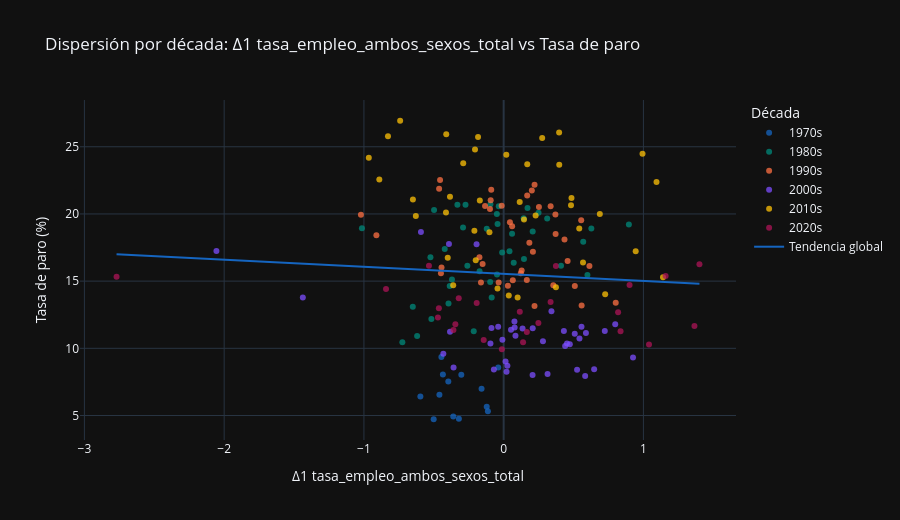

Write notebook code for a chart like this one.
### Markdown cell above
### Análisis:

La correlación global entre la primera diferencia de la tasa de empleo y la tasa de paro es prácticamente nula, con un coeficiente de Pearson de -0,0571. El resultado es esperable y no contradice la relación inversa de los niveles: una variación trimestral, que es un flujo, apenas correlaciona de forma contemporánea con un nivel, que es un stock. La fuerte asociación negativa que se observaba en la sección 2 procedía del ciclo y la tendencia comunes a ambas series, y diferenciar el empleo elimina justamente ese componente. Es la confirmación de por qué el cruce cuantitativo debe hacerse en forma estacionaria y no en nivel, donde la correlación sería espuria.

Una correlación global cercana a cero no descarta la variable, porque la rodante revela una relación que existe pero depende del régimen. Calculada sobre ventanas de 20 trimestres, oscila en un rango aproximado de -0,78 a +0,40 y cambia de signo de forma recurrente: se vuelve positiva en las fases de expansión, con máximos próximos a +0,38 hacia 1983, 1996 y 2013, y marcadamente negativa en las antesalas de las crisis, con mínimos cercanos a -0,68 hacia 2000 y a -0,78 hacia 2008-2009. La señal más intensa se concentra en los episodios recesivos, de modo que la variable conserva valor predictivo condicionado a la fase del ciclo, no como predictor de relación estable.

### Code cell
df_cross['decada'] = (df_cross.index.year // 10 * 10).astype(str) + 's'
paleta_decadas = ['#1565C0', '#00897B', '#FF7043', '#7C4DFF', '#FFC107', '#AD1457']

df_scatter = df_cross.reset_index().rename(columns={'index': 'fecha', df_cross.index.name or 'index': 'fecha'})
if 'fecha' not in df_scatter.columns:
    df_scatter.insert(0, 'fecha', df_cross.index.strftime('%Y-%m-%d'))
else:
    df_scatter['fecha'] = pd.to_datetime(df_scatter['fecha']).dt.strftime('%Y-%m-%d')

fig = px.scatter(
    df_scatter, x='tasa_empleo', y='parados',
    color='decada',
    hover_data=['fecha'],
    trendline='ols',
    trendline_scope='overall',
    color_discrete_sequence=paleta_decadas,
    title=f'Dispersión por década: {main_s9_label} vs Tasa de paro',
    labels={
        'tasa_empleo': main_s9_label,
        'parados': 'Tasa de paro (%)',
        'decada': 'Década', 'fecha': 'Fecha',
    },
)
fig.for_each_trace(lambda t: t.update(name='Tendencia global') if t.name == 'Overall Trendline' else None)
fig.update_traces(marker=dict(size=6, opacity=0.75))
fig.update_layout(height=520)
fig.show()

### Figure 1 — Plotly figure (JSON) as saved in the notebook; plotly's stock layout.template omitted (floating-point values rounded to 4 significant figures; data arrays with more than 128 entries replaced by an {"elided": "..."} marker saying what was removed)
{"data": [{"customdata": [["1976-10-01"], ["1977-01-01"], ["1977-04-01"], ["1977-07-01"], ["1977-10-01"], ["1978-01-01"], ["1978-04-01"], ["1978-07-01"], ["1978-10-01"], ["1979-01-01"], ["1979-04-01"], ["1979-07-01"], ["1979-10-01"]], "hovertemplate": "Década=1970s<br>Δ1 tasa_empleo_ambos_sexos_total=%{x}<br>Tasa de paro (%)=%{y}<br>Fecha=%{customdata[0]}<extra></extra>", "legendgroup": "1970s", "marker": {"color": "#1565C0", "opacity": 0.75, "size": 6, "symbol": "circle"}, "mode": "markers", "name": "1970s", "orientation": "v", "showlegend": true, "type": "scatter", "x": [-0.5009, -0.3607, -0.3204, -0.1128, -0.1213, -0.596, -0.4598, -0.1581, -0.396, -0.303, -0.4348, -0.03874, -0.4455], "xaxis": "x", "y": [4.721, 4.92, 4.763, 5.318, 5.656, 6.418, 6.551, 6.998, 7.529, 8.025, 8.052, 8.579, 9.361], "yaxis": "y"}, {"customdata": [["1980-01-01"], ["1980-04-01"], ["1980-07-01"], ["1980-10-01"], ["1981-01-01"], ["1981-04-01"], ["1981-07-01"], ["1981-10-01"], ["1982-01-01"], ["1982-04-01"], ["1982-07-01"], ["1982-10-01"], ["1983-01-01"], ["1983-04-01"], ["1983-07-01"], ["1983-10-01"], ["1984-01-01"], ["1984-04-01"], ["1984-07-01"], ["1984-10-01"], ["1985-01-01"], ["1985-04-01"], ["1985-07-01"], ["1985-10-01"], ["1986-01-01"], ["1986-04-01"], ["1986-07-01"], ["1986-10-01"], ["1987-01-01"], ["1987-04-01"], ["1987-07-01"], ["1987-10-01"], ["1988-01-01"], ["1988-04-01"], ["1988-07-01"], ["1988-10-01"], ["1989-01-01"], ["1989-04-01"], ["1989-07-01"], ["1989-10-01"]], "hovertemplate": "Década=1980s<br>Δ1 tasa_empleo_ambos_sexos_total=%{x}<br>Tasa de paro (%)=%{y}<br>Fecha=%{customdata[0]}<extra></extra>", "legendgroup": "1980s", "marker": {"color": "#00897B", "opacity": 0.75, "size": 6, "symbol": "circle"}, "mode": "markers", "name": "1980s", "orientation": "v", "showlegend": true, "type": "scatter", "x": [-0.7248, -0.6192, -0.2142, -0.5171, -0.6502, -0.3948, -0.08566, -0.386, -0.3699, -0.0966, -0.0477, -0.2597, -0.524, 0.07186, 0.1453, -0.4218, -1.014, -0.2907, -0.04369, -0.498, -0.3311, -0.2731, 0.1708, -0.03511, -0.09484, 0.2494, 0.3113, 0.143, -0.0488, 0.896, 0.6273, 0.2077, -0.1211, 0.06014, 0.5692, 0.0415, -0.01084, 0.4104, 0.5994, -0.1724], "xaxis": "x", "y": [10.44, 10.91, 11.26, 12.18, 13.09, 13.34, 13.78, 14.63, 15.12, 14.93, 15.5, 16.15, 16.78, 16.37, 16.64, 17.39, 18.94, 18.99, 19.25, 20.3, 20.68, 20.68, 20.44, 20.58, 20.72, 20.09, 19.66, 19.68, 20.0, 19.22, 18.92, 18.7, 18.9, 18.52, 17.93, 17.22, 17.12, 16.15, 15.46, 15.74], "yaxis": "y"}, {"customdata": [["1990-01-01"], ["1990-04-01"], ["1990-07-01"], ["1990-10-01"], ["1991-01-01"], ["1991-04-01"], ["1991-07-01"], ["1991-10-01"], ["1992-01-01"], ["1992-04-01"], ["1992-07-01"], ["1992-10-01"], ["1993-01-01"], ["1993-04-01"], ["1993-07-01"], ["1993-10-01"], ["1994-01-01"], ["1994-04-01"], ["1994-07-01"], ["1994-10-01"], ["1995-01-01"], ["1995-04-01"], ["1995-07-01"], ["1995-10-01"], ["1996-01-01"], ["1996-04-01"], ["1996-07-01"], ["1996-10-01"], ["1997-01-01"], ["1997-04-01"], ["1997-07-01"], ["1997-10-01"], ["1998-01-01"], ["1998-04-01"], ["1998-07-01"], ["1998-10-01"], ["1999-01-01"], ["1999-04-01"], ["1999-07-01"], ["1999-10-01"]], "hovertemplate": "Década=1990s<br>Δ1 tasa_empleo_ambos_sexos_total=%{x}<br>Tasa de paro (%)=%{y}<br>Fecha=%{customdata[0]}<extra></extra>", "legendgroup": "1990s", "marker": {"color": "#FF7043", "opacity": 0.75, "size": 6, "symbol": "circle"}, "mode": "markers", "name": "1990s", "orientation": "v", "showlegend": true, "type": "scatter", "x": [0.1225, 0.1656, 0.3552, -0.03585, -0.1625, 0.03024, 0.06532, -0.4489, -0.4446, -0.1507, -0.1735, -0.9106, -1.021, -0.09799, -0.09291, -0.462, -0.4551, 0.221, 0.2016, -0.08891, 0.1683, 0.336, 0.2523, -0.1331, -0.01431, 0.3702, 0.5548, 0.04465, 0.06056, 0.3717, 0.4353, 0.1838, 0.2092, 0.4575, 0.6136, 0.1288, 0.509, 0.8018, 0.5578, 0.2208], "xaxis": "x", "y": [15.58, 15.08, 14.69, 14.9, 14.89, 14.65, 15.06, 15.59, 16.01, 16.28, 16.78, 18.41, 19.94, 20.38, 21.02, 21.88, 22.52, 22.17, 21.75, 21.8, 21.37, 20.58, 20.51, 20.6, 20.62, 19.96, 19.54, 19.38, 19.08, 18.51, 18.1, 17.86, 17.19, 16.5, 16.13, 15.78, 14.65, 13.39, 13.19, 13.16], "yaxis": "y"}, {"customdata": [["2000-01-01"], ["2000-04-01"], ["2000-07-01"], ["2000-10-01"], ["2001-01-01"], ["2001-04-01"], ["2001-07-01"], ["2001-10-01"], ["2002-01-01"], ["2002-04-01"], ["2002-07-01"], ["2002-10-01"], ["2003-01-01"], ["2003-04-01"], ["2003-07-01"], ["2003-10-01"], ["2004-01-01"], ["2004-04-01"], ["2004-07-01"], ["2004-10-01"], ["2005-01-01"], ["2005-04-01"], ["2005-07-01"], ["2005-10-01"], ["2006-01-01"], ["2006-04-01"], ["2006-07-01"], ["2006-10-01"], ["2007-01-01"], ["2007-04-01"], ["2007-07-01"], ["2007-10-01"], ["2008-01-01"], ["2008-04-01"], ["2008-07-01"], ["2008-10-01"], ["2009-01-01"], ["2009-04-01"], ["2009-07-01"], ["2009-10-01"]], "hovertemplate": "Década=2000s<br>Δ1 tasa_empleo_ambos_sexos_total=%{x}<br>Tasa de paro (%)=%{y}<br>Fecha=%{customdata[0]}<extra></extra>", "legendgroup": "2000s", "marker": {"color": "#7C4DFF", "opacity": 0.75, "size": 6, "symbol": "circle"}, "mode": "markers", "name": "2000s", "orientation": "v", "showlegend": true, "type": "scatter", "x": [0.342, 0.7983, 0.5569, 0.1353, 0.08445, 0.4531, 0.4733, -0.009078, 0.0784, 0.5886, 0.2078, -0.03926, 0.07718, 0.7236, 0.4308, 0.05255, -0.08717, 0.5086, 0.5424, 0.2812, 0.4399, 0.9256, 0.5254, 0.02673, 0.01353, 0.6474, 0.314, 0.02058, -0.07018, 0.5831, 0.2069, -0.3585, -0.4317, -0.09473, -0.384, -1.437, -2.055, -0.3915, -0.1939, -0.592], "xaxis": "x", "y": [12.76, 11.79, 11.61, 11.48, 10.94, 10.35, 10.3, 10.63, 11.55, 11.15, 11.49, 11.61, 11.99, 11.28, 11.3, 11.37, 11.5, 11.09, 10.74, 10.53, 10.17, 9.319, 8.411, 8.705, 9.027, 8.443, 8.084, 8.264, 8.419, 7.932, 8.006, 8.57, 9.603, 10.36, 11.23, 13.79, 17.24, 17.77, 17.75, 18.66], "yaxis": "y"}, {"customdata": [["2010-01-01"], ["2010-04-01"], ["2010-07-01"], ["2010-10-01"], ["2011-01-01"], ["2011-04-01"], ["2011-07-01"], ["2011-10-01"], ["2012-01-01"], ["2012-04-01"], ["2012-07-01"], ["2012-10-01"], ["2013-01-01"], ["2013-04-01"], ["2013-07-01"], ["2013-10-01"], ["2014-01-01"], ["2014-04-01"], ["2014-07-01"], ["2014-10-01"], ["2015-01-01"], ["2015-04-01"], ["2015-07-01"], ["2015-10-01"], ["2016-01-01"], ["2016-04-01"], ["2016-07-01"], ["2016-10-01"], ["2017-01-01"], ["2017-04-01"], ["2017-07-01"], ["2017-10-01"], ["2018-01-01"], ["2018-04-01"], ["2018-07-01"], ["2018-10-01"], ["2019-01-01"], ["2019-04-01"], ["2019-07-01"], ["2019-10-01"]], "hovertemplate": "Década=2010s<br>Δ1 tasa_empleo_ambos_sexos_total=%{x}<br>Tasa de paro (%)=%{y}<br>Fecha=%{customdata[0]}<extra></extra>", "legendgroup": "2010s", "marker": {"color": "#FFC107", "opacity": 0.75, "size": 6, "symbol": "circle"}, "mode": "markers", "name": "2010s", "orientation": "v", "showlegend": true, "type": "scatter", "x": [-0.6284, 0.2286, 0.1456, -0.4128, -0.6494, 0.4818, -0.3842, -0.8897, -0.9651, 0.01904, -0.2051, -0.8277, -0.7407, 0.3968, 0.2757, -0.1833, -0.4108, 0.9936, 0.3977, 0.1688, -0.2894, 1.094, 0.4852, 0.1148, -0.1706, 0.688, 0.5409, -0.1017, -0.2095, 0.9447, 0.5678, -0.1998, -0.4002, 1.14, 0.374, -0.04395, -0.3611, 0.7263, 0.03662, 0.1], "xaxis": "x", "y": [19.84, 19.89, 19.59, 20.11, 21.08, 20.64, 21.28, 22.56, 24.19, 24.4, 24.79, 25.77, 26.94, 26.06, 25.65, 25.73, 25.93, 24.47, 23.67, 23.7, 23.78, 22.37, 21.18, 20.9, 21.0, 20.0, 18.91, 18.63, 18.75, 17.22, 16.38, 16.55, 16.74, 15.28, 14.55, 14.45, 14.7, 14.02, 13.92, 13.78], "yaxis": "y"}, {"customdata": [["2020-01-01"], ["2020-04-01"], ["2020-07-01"], ["2020-10-01"], ["2021-01-01"], ["2021-04-01"], ["2021-07-01"], ["2021-10-01"], ["2022-01-01"], ["2022-04-01"], ["2022-07-01"], ["2022-10-01"], ["2023-01-01"], ["2023-04-01"], ["2023-07-01"], ["2023-10-01"], ["2024-01-01"], ["2024-04-01"], ["2024-07-01"], ["2024-10-01"], ["2025-01-01"], ["2025-04-01"], ["2025-07-01"], ["2025-10-01"]], "hovertemplate": "Década=2020s<br>Δ1 tasa_empleo_ambos_sexos_total=%{x}<br>Tasa de paro (%)=%{y}<br>Fecha=%{customdata[0]}<extra></extra>", "legendgroup": "2020s", "marker": {"color": "#AD1457", "opacity": 0.75, "size": 6, "symbol": "circle"}, "mode": "markers", "name": "2020s", "orientation": "v", "showlegend": true, "type": "scatter", "x": [-0.8417, -2.77, 1.401, 0.3738, -0.5346, 1.159, 0.9008, 0.3358, -0.3215, 0.8189, 0.1154, -0.4637, -0.1931, 1.365, 0.2485, -0.3456, -0.4704, 0.8363, 0.1658, -0.1428, -0.3593, 1.04, 0.1389, -0.01292], "xaxis": "x", "y": [14.41, 15.33, 16.26, 16.13, 16.14, 15.39, 14.71, 13.44, 13.73, 12.69, 12.73, 12.99, 13.38, 11.67, 11.89, 11.8, 12.29, 11.27, 11.21, 10.61, 11.36, 10.29, 10.45, 9.932], "yaxis": "y"}, {"hovertemplate": "<b>OLS trendline</b><br>parados = -0.529135 * tasa_empleo + 15.5384<br>R<sup>2</sup>=0.003261<br><br>Δ1 tasa_empleo_ambos_sexos_total=%{x}<br>Tasa de paro (%)=%{y} <b>(trend)</b><extra></extra>", "legendgroup": "Overall Trendline", "line": {"color": "#1565C0"}, "marker": {"opacity": 0.75, "size": 6}, "mode": "lines", "name": "Tendencia global", "showlegend": true, "type": "scatter", "x": {"elided": "197 float values"}, "xaxis": "x", "y": {"elided": "197 float values"}, "yaxis": "y"}], "layout": {"height": 520, "legend": {"title": {"text": "Década"}, "tracegroupgap": 0}, "title": {"text": "Dispersión por década: Δ1 tasa_empleo_ambos_sexos_total vs Tasa de paro"}, "xaxis": {"anchor": "y", "domain": [0.0, 1.0], "title": {"text": "Δ1 tasa_empleo_ambos_sexos_total"}}, "yaxis": {"anchor": "x", "domain": [0.0, 1.0], "title": {"text": "Tasa de paro (%)"}}}}
